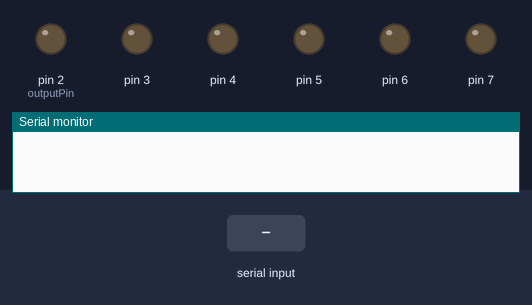
Recording of a sketch running on a simulated Arduino Uno, built with avr-gcc and run on an emulated ATmega328P. On the bench: output pins drawn as LEDs (lit = HIGH), the last lines printed to the serial monitor. The test bench sets the inputs (shaded band).

Above: at 1.2 s.
1.3 s: "switch_output_pin\n" received over Serial
At 2.0 s:
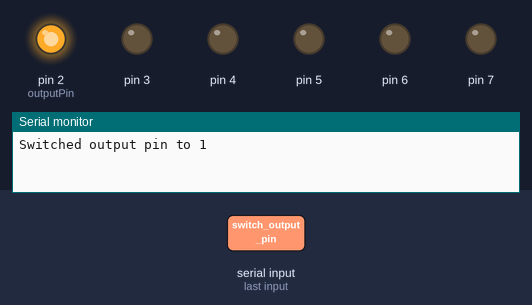
2.8 s: "acquire\n" received over Serial
4.3 s: "request_commands\n" received over Serial
Timing chart, 0 to 7.3 s (numbered marks = the images above; inputs shaded):
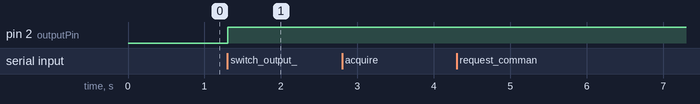

Measured:
- after the input at 1.3 s, pin 2 (outputPin): LOW → HIGH at once

The sketch:

arduino_code.ino
```cpp
/*
Duarte Tavares, João Camacho, Jorge Costa, Margarida Saraiva - Grupo 1 2024/2025

This file contains all Arduino functionalities, including data acquisition, external commands processing and other communication with the Raspberry Pi.
*/

// Needed variables
unsigned long pivot = 0;
int readPin = A0;
int outputPin = 2;
String currCmd = "";

// Setup routine: set pins as output and establish serial communication:
void setup() {
	// Initialize serial communication at 115200 bits per second:
	Serial.begin(115200);
  pinMode(2, OUTPUT);
  pinMode(3, OUTPUT);
  pinMode(4, OUTPUT);
  pinMode(5, OUTPUT);
  pinMode(6, OUTPUT);
  pinMode(7, OUTPUT);
}

// Loop for reading and executing commands
void loop() {

	if(Serial.available()>0) { // Checks for new commands in serial communication

    // Read serial
    currCmd = Serial.readStringUntil('\n');
    currCmd.trim();

		// Run current command
		if(currCmd == "") {}

		else if (currCmd == "acquire") {
			// Read the input on selected analog pin:
			int sensorValue = analogRead(readPin);
			// Print out the value you read and corresponding time relative to pivot (in milliseconds)
		  Serial.print(millis()-pivot);
      Serial.print(" ");
			Serial.println(sensorValue);

		}else if(currCmd == "request_commands") {
      // Print out about all external commands handled by Arduino, split by |
      Serial.print("acquire: Acquire analog data from selected pin.");
      Serial.print("|change_read_pin [pin]: Change selected analog read pin.");
      Serial.print("|change_output_pin [pin]: Change selected digital output pin.");
      Serial.print("|switch_output_pin: Inverts selected digital pin output.");
      Serial.println("|read_output_pin: Reads current state of selected digital output pin." );

		}else if(currCmd.indexOf("change_read_pin") == 0) {
      // Change read pin to the selected analog pin, and print out message with changed pin
      if(readPin >= A0 && readPin <= A5) {
        readPin = currCmd.substring(16).toInt();
        Serial.print("changed read pin to ");
        Serial.println(readPin);
      }
      else {
        // Only prints error log if read pin selected is not one of the analog pins
        Serial.println("Unrecognised read pin");
      }

		}else if(currCmd.indexOf("change_output_pin") == 0) {
      // Same as change_read_pin but for available digital output pins instead of analog pins
      if(outputPin >= 2 && outputPin <= 7) {
        outputPin = currCmd.substring(18).toInt();
        Serial.println("Changed output pin successfully");
      }
      else {
        Serial.println("Unrecognised output pin");
      }

    }else if(currCmd == "switch_output_pin"){
      // Switches state of selected output (digital) pin, and prints out message with new state
      bool oldState = digitalRead(outputPin);
      digitalWrite(outputPin, !oldState);
      Serial.print("Switched output pin to ");
      Serial.println(!oldState);

    }else if(currCmd == "set_pivot"){
      // Resets the pivot for resetting time values in acquired data, and prints out message
      pivot = millis();
      Serial.print("Reset Arduino pivot timer to ");
      Serial.println(pivot);

     }else if(currCmd == "read_output_pin"){
      // Reads state of selected output (digital) pin, and prints out message with state
      bool state = digitalRead(outputPin);
      Serial.print("Output pin state is ");
      Serial.println(state);

		} else {
      // If command is not one of the above commands, sends error message for unknown instruction
			Serial.println("ARDUINO ERROR: Unknown Instruction!");
		}
   currCmd="";
	}
}
```
